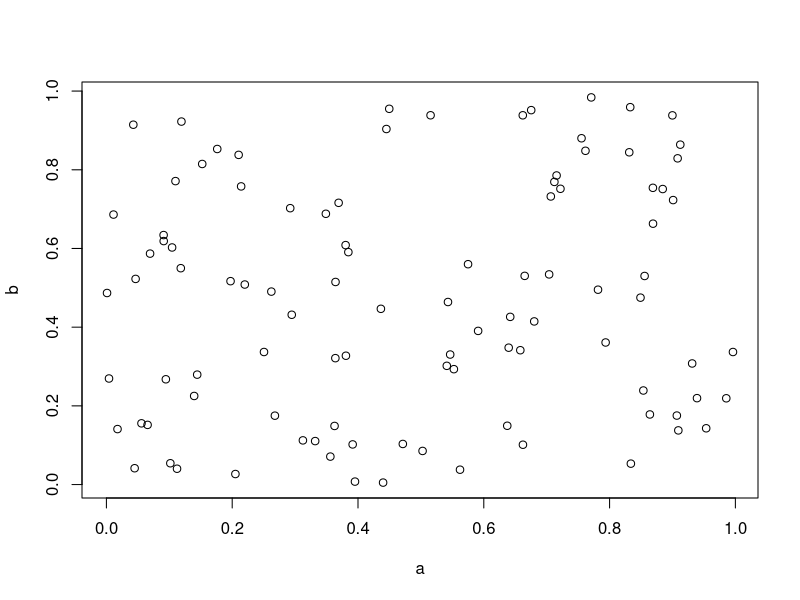

The R source for this figure:
#===========================================
#
#  TITLE:  computational economics: example knitr file
#  AUTHOR: John Eric Humphries
#  abstract: an example of a knitr file which uses on outside .R file
#
#  Date: 2014-04-05
#
#===========================================


#========================
## @knitr code_part0
# Section 0: setup
#========================

#setwd("/mnt/ide0/home/johneric/sbox/projects/neighborhoodVision/")
rm(list=ls())           # Clear the workspace
set.seed(907) 

library(xtable)         # A simple way to make latex tables


#================================
## @knitr code_part1
# Section 1: Generating Data
#================================

a = runif(100)
b = runif(100)
c = 12.345

x       = matrix(rnorm(200, mean = 1),100,2)
epsilon = rnorm(100)
y       = 1 + 2*x[,1] -3*x[,2] + epsilon



#================================
## @knitr code_part2
# Section 2: stuff with data
#================================

mean(a + b)
obs = length(a)
class(b)


#================================
## @knitr code_part3
# Section 3: stuff with data
#================================

# saving regression results
y.reg = lm(y ~ x)

# displaying regression results
summary(y.reg)

# making table of regression results
## @knitr code_part4
xtable(y.reg, caption="A TABLE OF REGRESSION RESULTS")
## @knitr code_part4_

#================================
## @knitr code_part5
# Section 4: displaying a plot
#================================

plot(a,b)


